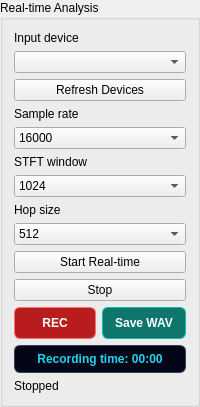
          <widget class="QGroupBox" name="groupRealtimeControls">
           <property name="title">
            <string>Real-time Analysis</string>
           </property>
           <layout class="QVBoxLayout" name="realtimeControlLayout">
            <item>
             <widget class="QLabel" name="lblInputDevice">
              <property name="text">
               <string>Input device</string>
              </property>
             </widget>
            </item>
            <item>
             <widget class="QComboBox" name="cmbInputDevice"/>
            </item>
            <item>
             <widget class="QPushButton" name="btnRefreshDevices">
              <property name="text">
               <string>Refresh Devices</string>
              </property>
             </widget>
            </item>
            <item>
             <widget class="QLabel" name="lblSampleRate">
              <property name="text">
               <string>Sample rate</string>
              </property>
             </widget>
            </item>
            <item>
             <widget class="QComboBox" name="cmbSampleRate">
              <item>
               <property name="text">
                <string>16000</string>
               </property>
              </item>
              <item>
               <property name="text">
                <string>44100</string>
               </property>
              </item>
             </widget>
            </item>
            <item>
             <widget class="QLabel" name="lblWindowSize">
              <property name="text">
               <string>STFT window</string>
              </property>
             </widget>
            </item>
            <item>
             <widget class="QComboBox" name="cmbWindowSize">
              <item>
               <property name="text">
                <string>1024</string>
               </property>
              </item>
              <item>
               <property name="text">
                <string>2048</string>
               </property>
              </item>
              <item>
               <property name="text">
                <string>4096</string>
               </property>
              </item>
             </widget>
            </item>
            <item>
             <widget class="QLabel" name="lblHopSize">
              <property name="text">
               <string>Hop size</string>
              </property>
             </widget>
            </item>
            <item>
             <widget class="QComboBox" name="cmbHopSize">
              <item>
               <property name="text">
                <string>512</string>
               </property>
              </item>
              <item>
               <property name="text">
                <string>1024</string>
               </property>
              </item>
             </widget>
            </item>
            <item>
             <widget class="QPushButton" name="btnStartRealtime">
              <property name="text">
               <string>Start Real-time</string>
              </property>
             </widget>
            </item>
            <item>
             <widget class="QPushButton" name="btnStopRealtime">
              <property name="text">
               <string>Stop</string>
              </property>
             </widget>
            </item>
            <item>
             <layout class="QHBoxLayout" name="recordButtonLayout">
              <item>
               <widget class="QPushButton" name="btnRecord">
                <property name="styleSheet">
                 <string>background-color: #B91C1C; color: white; border: 1px solid #F87171; border-radius: 6px; padding: 8px 12px; font-weight: bold;</string>
                </property>
                <property name="text">
                 <string>REC</string>
                </property>
               </widget>
              </item>
              <item>
               <widget class="QPushButton" name="btnSaveRecording">
                <property name="styleSheet">
                 <string>background-color: #0F766E; color: white; border: 1px solid #14B8A6; border-radius: 6px; padding: 8px 12px; font-weight: bold;</string>
                </property>
                <property name="text">
                 <string>Save WAV</string>
                </property>
               </widget>
              </item>
             </layout>
            </item>
            <item>
             <widget class="QLabel" name="lblRecordTime">
              <property name="styleSheet">
               <string>background-color: #020617; color: #22D3EE; border: 1px solid #334155; border-radius: 6px; padding: 6px; font-weight: bold;</string>
              </property>
              <property name="text">
               <string>Recording time: 00:00</string>
              </property>
              <property name="alignment">
               <set>Qt::AlignmentFlag::AlignCenter</set>
              </property>
             </widget>
            </item>
            <item>
             <widget class="QLabel" name="lblRealtimeStatus">
              <property name="text">
               <string>Stopped</string>
              </property>
             </widget>
            </item>
           </layout>
          </widget>
